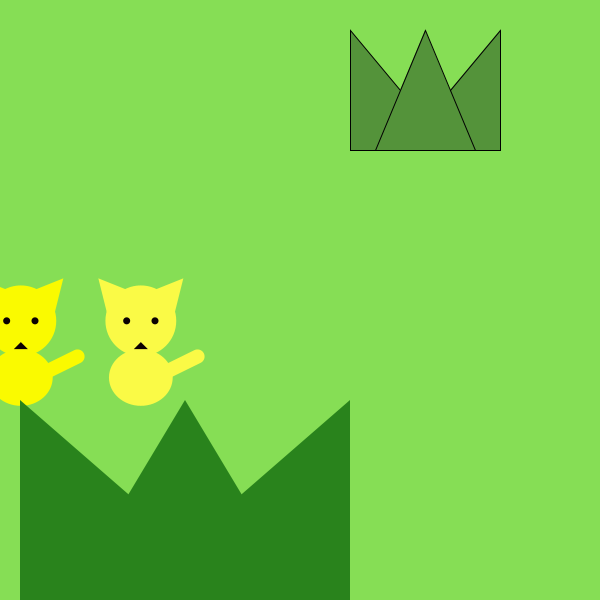
Frame 1 (no input)
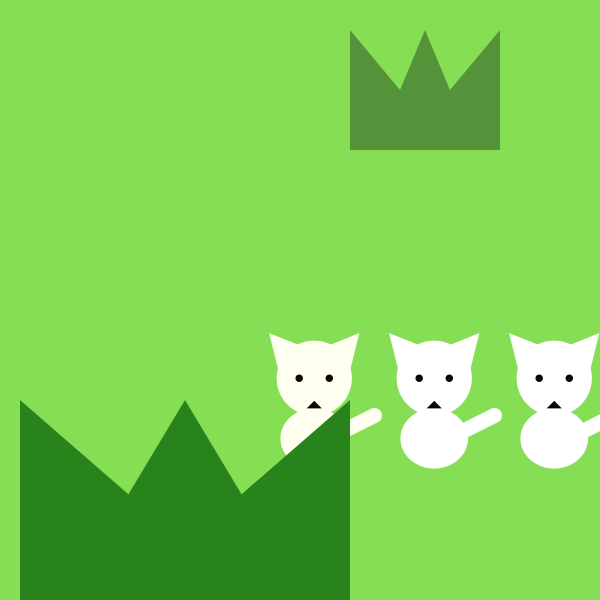
Frame 60 (the mouse pressed at the canvas centre just before this capture)
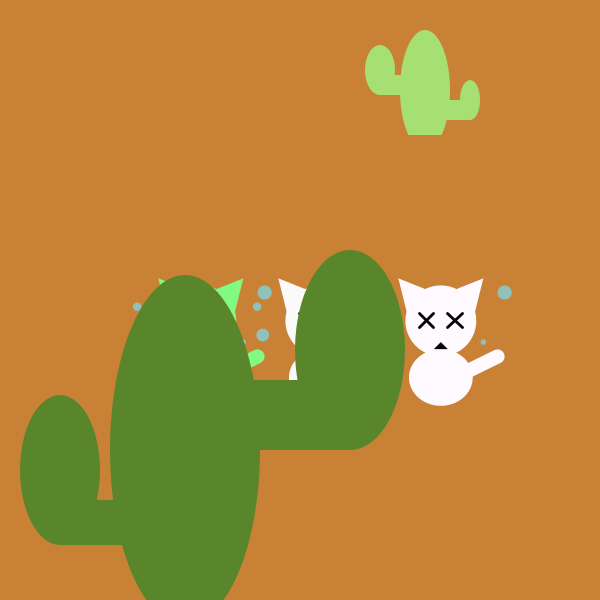
Frame 120 (the mouse held since frame 60 and released just before this capture)

The Processing sketch that drew these frames (run headless with seeded random() and noise(); from frame 60 on, the mouse is pressed at the canvas centre):

// Processing sketch: processing_119961
// ── processing_119961.pde

int x, y;
int vx;
int vy;
void setup() {
  size(600, 600);
  x=0;
  y=height/2;
  vx=3;
  vy=7;
}
void draw() {
  if (mousePressed) {
    background(201,130,53);
    pushMatrix();
    //lief
    noStroke();
    fill(166, 224, 115);
    ellipse(425,90,50,120);
    ellipse(380,70,30,50);
    rect(380,75,40,20);
    ellipse(470,100,20,40);
    rect(430,100,40,20);
    fill(201,130,53);
    rect(390,135,470,30);
    popMatrix();

    //character

    chara(x-50, y-50);
    chara(x-170, y-50);
    chara(x+70, y-50);

    x=x+vx;
    if (x>width-170) {
      vx=-25;
    }
    if (x<145) {
      vx=20;
    }
    y=y+vy;
    if (y>width-140) {
      vy=-18;
    }
    if (y<30) {
      vy=30;
    }
    if (mousePressed) {
      if ((mouseX>x-100)&&(mouseX<x+100)&&(mouseY>x-100)&&(mouseY<y+100)) {
        x=mouseX;
        y=mouseY;
      }
    }
    pushMatrix();
    //lief
    noStroke();
    fill(90,134,43);
    ellipse(185,450,150,350);
    ellipse(60,470,80,150);
    rect(60,500,80,45);
    ellipse(350,350,110,200);
    rect(200,380,150,70);
    popMatrix();
  }else {
    background(134, 222, 85);
    //lief
    fill(84,147,58);
    triangle(350, 30, 350, 150, 450, 150);
    triangle(500, 30, 500, 150, 400, 150);
    triangle(425, 30, 375, 150, 475, 150);

    //character

    chara(x-50, y-50);
    chara(x-170, y-50);
    chara(x+70, y-50);

    x=x+vx;
    if (x>width-170) {
      vx=-10;
    }
    if (x<145) {
      vx=7;
    }
    y=y+vy;
    if (y>width-140) {
      vy=-3;
    }
    if (y<30) {
      vy=15;
    }
    if (mousePressed) {
      if ((mouseX>x-100)&&(mouseX<x+100)&&(mouseY>x-100)&&(mouseY<y+100)) {
        x=mouseX;
        y=mouseY;
      }
    }
    //lief
    fill(41, 131, 28);
    triangle(20, 400, 20, 600, 250, 600);
    triangle(350, 400, 350, 600, 120, 600);
    triangle(185, 400, 65, 600, 305, 600);
  }
}

void chara(int a, int b) {
  pushMatrix();
  translate(a, b);
  scale(map(b,0,height,1.0,2.0));
  if (mousePressed) {
    fill(a, b, a);
    //tail
    stroke(a, b, a);
    strokeWeight(10);
    line(50, 95, 90, 75);
    noStroke();
    //face
    ellipse(50, 50, 50, 50);
    //ears
    triangle(45, 30, 30, 60, 20, 20);
    triangle(55, 30, 70, 60, 80, 20);
    //body
    ellipse(50, 90, 45, 40);
    strokeWeight(10);
    fill(10, 1, 1);
    //mouse
    triangle(50, 65, 45, 70, 55, 70);
    //eyes
    stroke(10, 1, 1);
    strokeWeight(2);
    line(35, 45, 45, 55);
    line(35, 55, 45, 45);
    line(55, 45, 65, 55);
    line(55, 55, 65, 45);
    //view
    pushMatrix();
    noStroke();
    fill(120,219,242,180);
    ellipse(5,40,6,6);
    ellipse(9,60,9,9);
    ellipse(95,30,10,10);
    ellipse(80,65,4,4);
    popMatrix();
  }
  else {
    fill(b, b, a);
    //tail
    stroke(b, b, a);
    strokeWeight(10);
    line(50, 95, 90, 75);
    noStroke();
    //face
    ellipse(50, 50, 50, 50);
    //ears
    triangle(45, 30, 30, 60, 20, 20);
    triangle(55, 30, 70, 60, 80, 20);
    //body
    ellipse(50, 90, 45, 40);
    strokeWeight(10);
    fill(10, 1, 1);
    //eyes
    ellipse(40, 50, 5, 5);
    ellipse(60, 50, 5, 5);
    //mouse
    triangle(50, 65, 45, 70, 55, 70);
  }
  popMatrix();
}
